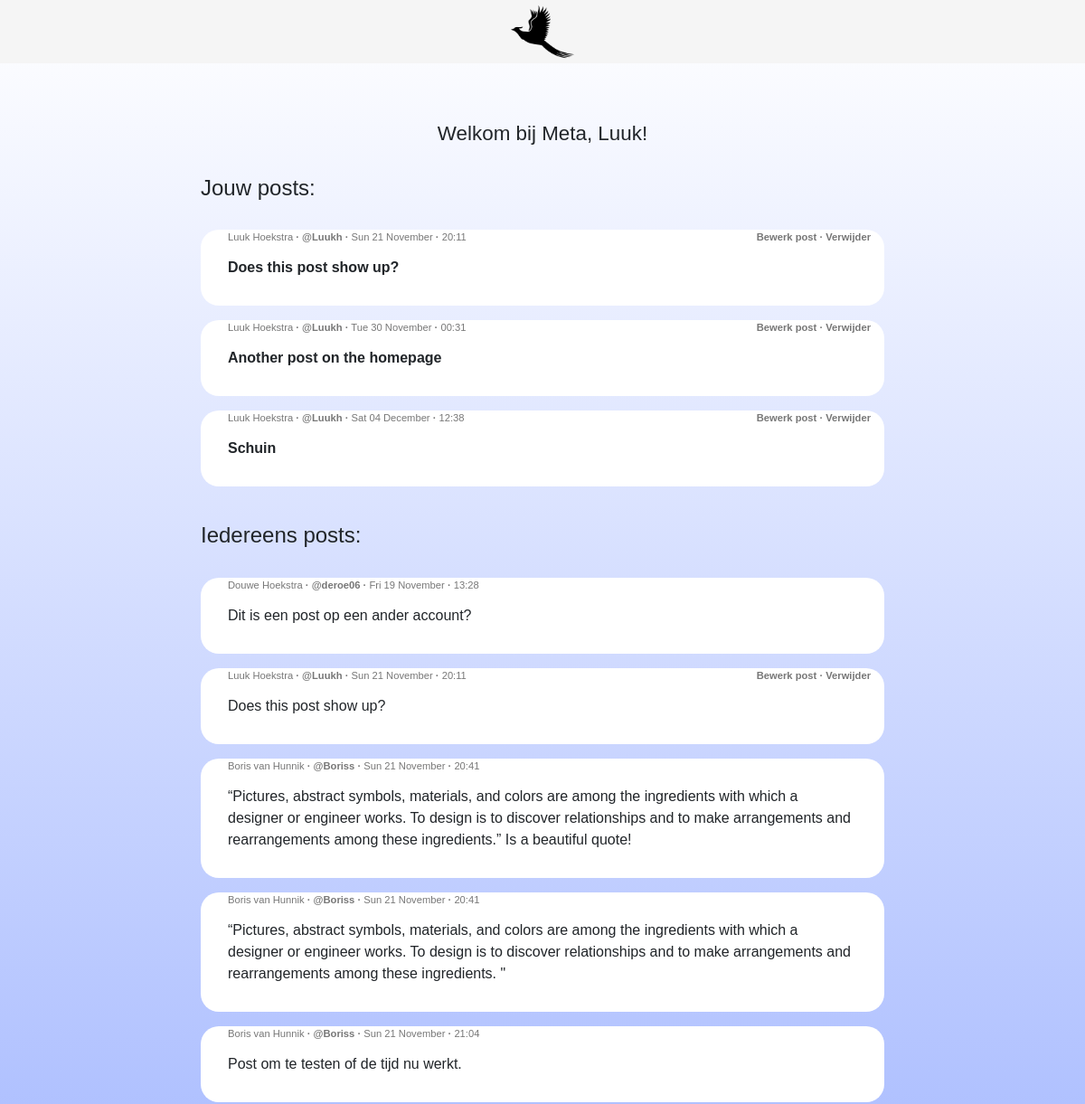
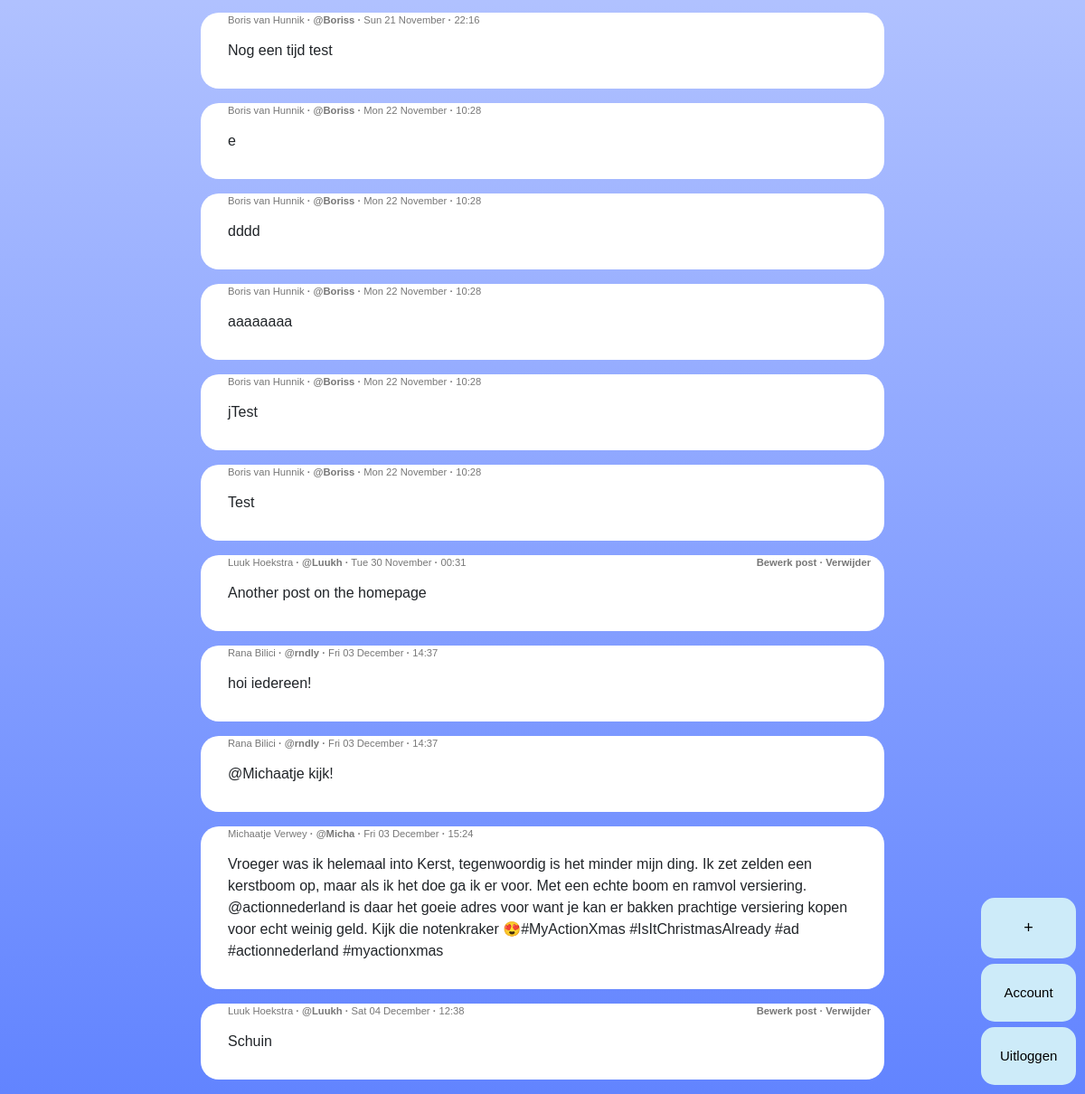
Page / (signed in) on the earlier database version (2 pictures, top to bottom).
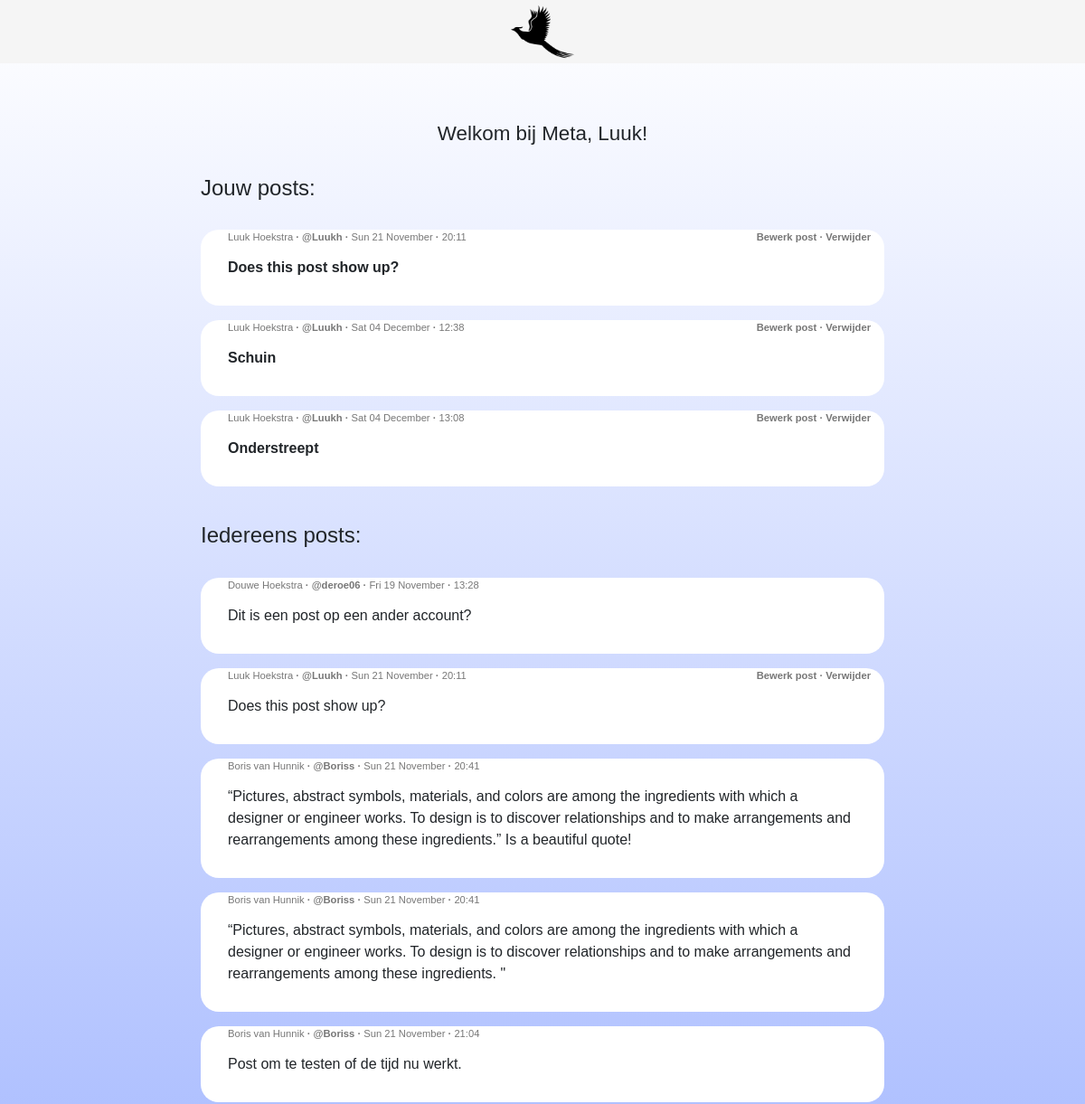
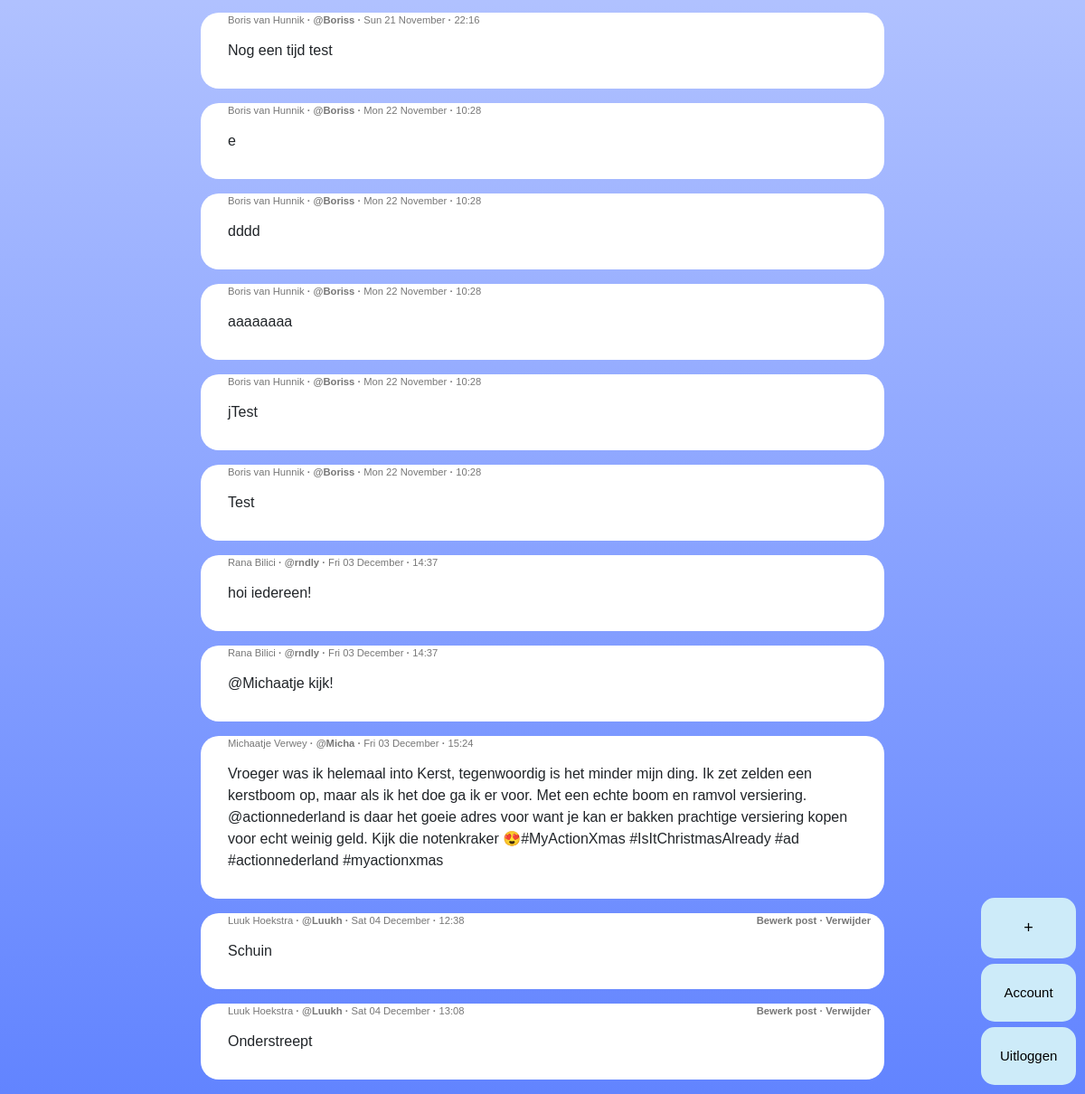
Same page on the later database version (2 pictures, top to bottom).
### website/models.py (models this page shows)
class User(db.Model, UserMixin):
    id = db.Column(db.Integer, primary_key=True)
    email = db.Column(db.String(150), nullable=False, unique=True)
    password = db.Column(db.String(150), nullable=False)
    user_name = db.Column(db.String(150), nullable=False, unique=True)
    first_name = db.Column(db.String(150), nullable=False)
    last_name = db.Column(db.String(150), nullable=False)
    birth_date = db.Column(MyDateTime)
    creation_date = db.Column(db.DateTime(timezone=True), nullable=False, default=datetime.utcnow)
    notes = db.relationship('Note', back_populates='user')

class Note(db.Model):
    id = db.Column(db.Integer, primary_key=True)
    data = db.Column(db.String(10000), nullable=False)
    date = db.Column(db.DateTime(timezone=True), nullable=False, default=datetime.now())
    user_id = db.Column(db.Integer, db.ForeignKey('user.id'))
    user = db.relationship('User', back_populates='notes')

### website/views.py (the view, shortened to what this page needs)
@views.route('/', methods=['GET', 'POST'])
@login_required
def home():
    Notes = Note.query.all()
    Users = User.query.all()
    return render_template("home.html", user=current_user, posts=Notes, people=Users)

### website/__init__.py (called while the page is built)
def create_app():
    app = Flask(__name__)
    app.config['SECRET_KEY'] = 'SeCReT key that no one knows'
    app.config['SQLALCHEMY_DATABASE_URI'] = f'sqlite:///{DB_NAME}'
    db.init_app(app)
    from .views import views
    from .auth import auth
    app.register_blueprint(views, url_prefix='/')
    app.register_blueprint(auth, url_prefix='/')
    from .models import User, Note
    create_database(app)
    login_manager = LoginManager()
    login_manager.login_view = 'auth.login'
    login_manager.init_app(app)
    @login_manager.user_loader
    def load_user(id):
        return User.query.get(int(id))
    return app

### website/templates/home.html (shortened to what this page needs)
{% extends "base.html" %}{% block title %}Meta{% endblock %} {% block content %}
<div class="header">
  <div class="container">
    <div class="home">
      <div class="yourposts">
        <div>
          <br />
          <h1 class="Welkom">Welkom bij Meta, {{current_user.first_name}}!</h1>
        </div>
        <br />
        <h4>Jouw posts:</h4>
        <br />
        {% for notes in user.notes %}
        <ul style="list-style-type: none">
          <li>
            <span class="left">
              {{ notes.user.first_name}} {{notes.user.last_name}}
              <strong>·</strong> <strong>@{{notes.user.user_name}}</strong>
              <strong>·</strong> {{notes.date.strftime('%a %d %B')}}
              <strong>·</strong> {{notes.date.strftime('%H:%M')}}
            </span>
            <span class="right"
              >{% if current_user.email == notes.user.email %}<a
                type="button"
                class="text-button"
                >Bewerk post</a
              >
              <strong>·</strong>
              <a
                type="button"
                class="text-button"
                onClick="deleteNote({{notes.id}})"
                >Verwijder</a
              >{% endif %}
            </span>
            <div class="post">{{ notes.data }}</div>
          </li>
        </ul>
        {% endfor %}
      </div>
      <div class="allposts">
        <br />
        <h4>Iedereens posts:</h4>
        <br />
        {% for notes in posts %}
        <ul style="list-style-type: none">
          <li>
            <span class="left">
              {{ notes.user.first_name}} {{notes.user.last_name}}
              <strong>·</strong> <strong>@{{notes.user.user_name}}</strong>
              <strong>·</strong> {{notes.date.strftime('%a %d %B')}}
              <strong>·</strong> {{notes.date.strftime('%H:%M')}}
            </span>
            <span class="right"
              >{% if current_user.email == notes.user.email %}<a
                type="button"
                class="text-button"
                >Bewerk post</a
              >
              <strong>·</strong>
              <a
                type="button"
                class="text-button"
                onClick="deleteNote({{notes.id}})"
                >Verwijder</a
              >{% endif %}
            </span>
            <div class="post-tot">{{ notes.data }}</div>
          </li>
        </ul>
        {% endfor %}
      </div>
    </div>
  </div>
  <button class="buttonpost buttonright" id="myBtn">+</button>
  <a id="account" href="/account"
    ><button class="butaccount buttonright">Account</button></a
  >
  <a id="logout" href="/logout"
    ><button class="butlogout buttonright">Uitloggen</button></a
  >
</div>
{% endblock %}

### website/templates/base.html (shortened to what this page needs)
<!DOCTYPE html>
<html lang="nl">
  <head>
    <link
      rel="stylesheet"
      href="https://stackpath.bootstrapcdn.com/bootstrap/4.4.1/css/bootstrap.min.css"
    />
    <link
      rel="stylesheet"
      href="https://stackpath.bootstrapcdn.com/font-awesome/4.7.0/css/font-awesome.min.css"
    />
    <link
      rel="stylesheet"
      href="https://use.fontawesome.com/releases/v5.0.7/css/all.css"
    />
  </head>
  <body>
    <div class="taskbar">
      {% if user.is_authenticated %}
      <a id="home" href="/"
        ><img
          src="static/images/Logo-website.jpg"
          alt="Logo van de website
            als home knop"
          class="imgHome"
          width="70px"
          height="70px"
      /></a>
      {% endif %}
    </div>
    <div class="container">{% block content %} {% endblock %}</div>
  </body>
</html>

### website/static/css/index.css (style rules this page uses)
* { margin: 0; padding: 0; outline: none; box-sizing: border-box; }
html { min-height: 100%; }
body { background: linear-gradient(180deg, #FFFFFF 0%, #6284FF 100%); font-family: 'Lucida Sans', 'Lucida Sans Regular', 'Lucida Grande', 'Lucida Sans Unicode', Geneva, Verdana, sans-serif; }
.home { margin: 1% 15%; }
.left { float: left; text-align: left; padding-left: 30px; }
.right { float: right; text-align: right; padding-right: 15px; }
.text-button { font-weight: bold; }
.taskbar { overflow: hidden; position: fixed; top: 0; width: 100%; }
.imgHome { display: block; margin-left: auto; margin-right: auto; cursor: pointer; }
.post-tot { background-color: white; padding: 30px; border-radius: 20px; }
.post { font-family: Arial; background-color: white; font-weight: bold; padding: 30px; border-radius: 20px; }
h1 { font-size: 1.4rem; margin-top: 40px; }
span { font-size: .7em; color: #777; }
.buttonright { border-color: #cdebf9; border: 0; border-radius: 15px; color: black; background: #cdebf9; cursor: pointer; position: fixed; bottom: 80px; right: 10px; width: 105px; }
.buttonpost { padding: 20px 35px; font-size: 18px; border-radius: 15px; bottom: 150px; }
.butaccount { font-size: 15px; padding: 21px 21px; bottom: 80px; }
.butlogout { font-size: 15px; padding: 21px 21px; bottom: 10px; }
.Welkom { text-align: center; margin-top: 100px; }

Differences in the rows shown:
removed Note: user.first_name "Luuk", user.last_name "Hoekstra", user.user_name "Luukh", date "Tue 30 November", date "00:31", data "Another post on the homepage"
added Note: user.first_name "Luuk", user.last_name "Hoekstra", user.user_name "Luukh", date "Sat 04 December", date "13:08", data "Onderstreept"
